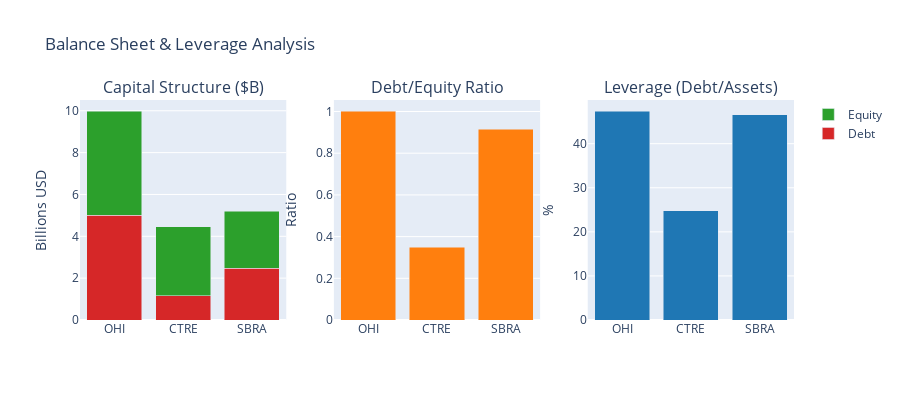

Here is the notebook cell this chart was saved with:
### Code cell
# Visualize capital structure
fig = make_subplots(
    rows=1, cols=3,
    subplot_titles=('Capital Structure ($B)', 'Debt/Equity Ratio', 'Leverage (Debt/Assets)'),
    specs=[[{'type': 'bar'}, {'type': 'bar'}, {'type': 'bar'}]]
)

# Stacked bar chart for capital structure
fig.add_trace(
    go.Bar(x=balance_df['REIT'], y=balance_df['Long-term Debt ($B)'], name='Debt', marker_color='#d62728'),
    row=1, col=1
)
fig.add_trace(
    go.Bar(x=balance_df['REIT'], y=balance_df['Stockholders Equity ($B)'], name='Equity', marker_color='#2ca02c'),
    row=1, col=1
)

# Debt/Equity ratio
fig.add_trace(
    go.Bar(x=balance_df['REIT'], y=balance_df['Debt/Equity Ratio'], marker_color='#ff7f0e', showlegend=False),
    row=1, col=2
)

# Debt/Assets percentage
fig.add_trace(
    go.Bar(x=balance_df['REIT'], y=balance_df['Debt/Assets (%)'], marker_color='#1f77b4', showlegend=False),
    row=1, col=3
)

fig.update_layout(height=400, title_text="Balance Sheet & Leverage Analysis", barmode='stack')
fig.update_yaxes(title_text="Billions USD", row=1, col=1)
fig.update_yaxes(title_text="Ratio", row=1, col=2)
fig.update_yaxes(title_text="%", row=1, col=3)

fig.show()

# Key insights
lowest_leverage = balance_df.loc[balance_df['Debt/Equity Ratio'].idxmin(), 'REIT']
highest_equity = balance_df.loc[balance_df['Stockholders Equity ($B)'].idxmax(), 'REIT']

print(f"\n📊 Key Insights:")
print(f"Lowest Leverage (D/E): {lowest_leverage}")
print(f"Strongest Equity Base: {highest_equity}")
print(f"\nLeverage Comparison:")
for _, row in balance_df.iterrows():
    print(f"  {row['REIT']}: {row['Debt/Equity Ratio']:.2f}x D/E, {row['Debt/Assets (%)']:.1f}% Debt/Assets")

### Figure 1 — Plotly figure (JSON) as saved in the notebook; plotly's stock layout.template omitted (floating-point values rounded to 4 significant figures)
{"data": [{"marker": {"color": "#d62728"}, "name": "Debt", "type": "bar", "x": ["OHI", "CTRE", "SBRA"], "xaxis": "x", "y": [5.0, 1.155, 2.48], "yaxis": "y"}, {"marker": {"color": "#2ca02c"}, "name": "Equity", "type": "bar", "x": ["OHI", "CTRE", "SBRA"], "xaxis": "x", "y": [4.988, 3.301, 2.711], "yaxis": "y"}, {"marker": {"color": "#ff7f0e"}, "showlegend": false, "type": "bar", "x": ["OHI", "CTRE", "SBRA"], "xaxis": "x2", "y": [1.002, 0.3501, 0.9145], "yaxis": "y2"}, {"marker": {"color": "#1f77b4"}, "showlegend": false, "type": "bar", "x": ["OHI", "CTRE", "SBRA"], "xaxis": "x3", "y": [47.41, 24.81, 46.54], "yaxis": "y3"}], "layout": {"annotations": [{"font": {"size": 16}, "showarrow": false, "text": "Capital Structure ($B)", "x": 0.1444, "xanchor": "center", "xref": "paper", "y": 1, "yanchor": "bottom", "yref": "paper"}, {"font": {"size": 16}, "showarrow": false, "text": "Debt/Equity Ratio", "x": 0.5, "xanchor": "center", "xref": "paper", "y": 1, "yanchor": "bottom", "yref": "paper"}, {"font": {"size": 16}, "showarrow": false, "text": "Leverage (Debt/Assets)", "x": 0.8556, "xanchor": "center", "xref": "paper", "y": 1, "yanchor": "bottom", "yref": "paper"}], "barmode": "stack", "height": 400, "title": {"text": "Balance Sheet & Leverage Analysis"}, "xaxis": {"anchor": "y", "domain": [0, 0.2889]}, "xaxis2": {"anchor": "y2", "domain": [0.3556, 0.6444]}, "xaxis3": {"anchor": "y3", "domain": [0.7111, 1]}, "yaxis": {"anchor": "x", "domain": [0, 1], "title": {"text": "Billions USD"}}, "yaxis2": {"anchor": "x2", "domain": [0, 1], "title": {"text": "Ratio"}}, "yaxis3": {"anchor": "x3", "domain": [0, 1], "title": {"text": "%"}}}}
